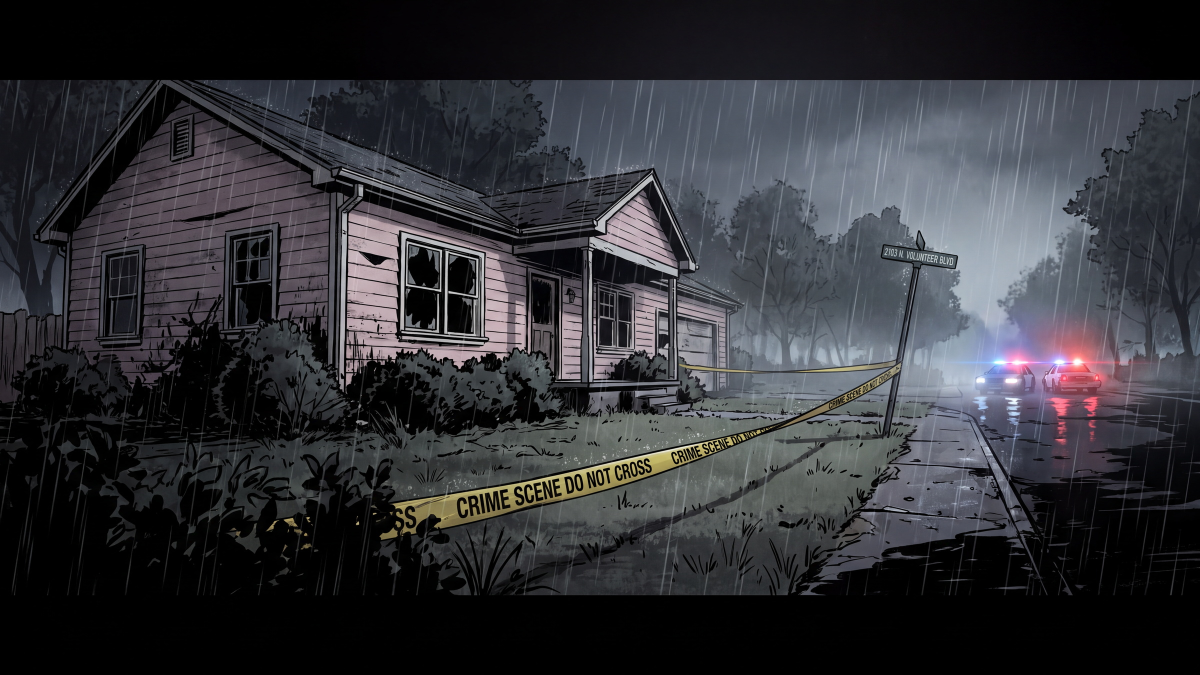
#> input picture assets/photos/bg_h1_pink_house.jpg, 2400 x 1350 px (shown at 1/2 size)
$ python -i gen_images.py   (imports and definitions only)
#> lines starting #> are read from the running program, lines starting #| are printed output that depends on the picture
#> further down, picture is the input picture: PIL image 2400x1350 RGB; mean R, G, B 49.7, 50.1, 54.6
#!/usr/bin/env python3
# -*- coding: utf-8 -*-
"""Generate 16:9 backgrounds with connector__matrix__generate_image.

usage: py -3 .work/gen_images.py <jobs.json> [--only name1,name2]
jobs.json: [{"name": "house_night", "prompt": "...", "ref": "assets/bg/x.png"?}]

For each job: call the connector (batches of 4), resolve node_id -> URL with
`mcode-tools get_asset_url`, download, save assets/bg/<name>.png at 2112x1188
and append a provenance record (tool, prompt, date).
"""
import json
import os
import subprocess
import sys
import urllib.request
from datetime import date
from pathlib import Path

# [1 line not run here, left out]

os.environ["PATH"] = r"C:\Users\ADMIN\.minimax\bin;" + os.environ.get("PATH", "")

from PIL import Image

ROOT = Path(__file__).resolve().parents[1]
OUT = ROOT / "assets" / "bg"
RAW = ROOT / "assets" / "bg" / "_raw"
LOG = ROOT / ".work" / "gen_log"
PROV = Path(os.environ.get("AE_PROV") or (ROOT / "provenance.json"))
TOOL = "connector__matrix__generate_image"

STYLE = ("Cinematic 16:9 wide shot, dark graphic novel noir illustration, bold black ink "
         "linework, deep chiaroscuro lighting, subtle mist and film grain, desaturated muted "
         "palette, ominous quiet tension, highly detailed. ")
NEG = (" Strictly no text, no letters, no words, no numbers, no signs, no labels, no logos, "
       "no watermark, no frame, no letterbox bars, full-bleed image.")


# [24 lines left out: functions mcode, upload, asset_url, not called in this run]


def trim_bars(im, thr=12):
    """Remove letterbox bars (near-black rows/cols at the edges)."""
#> called with thr = 12
    import numpy as np
    a = np.asarray(im.convert("L"), np.float32)
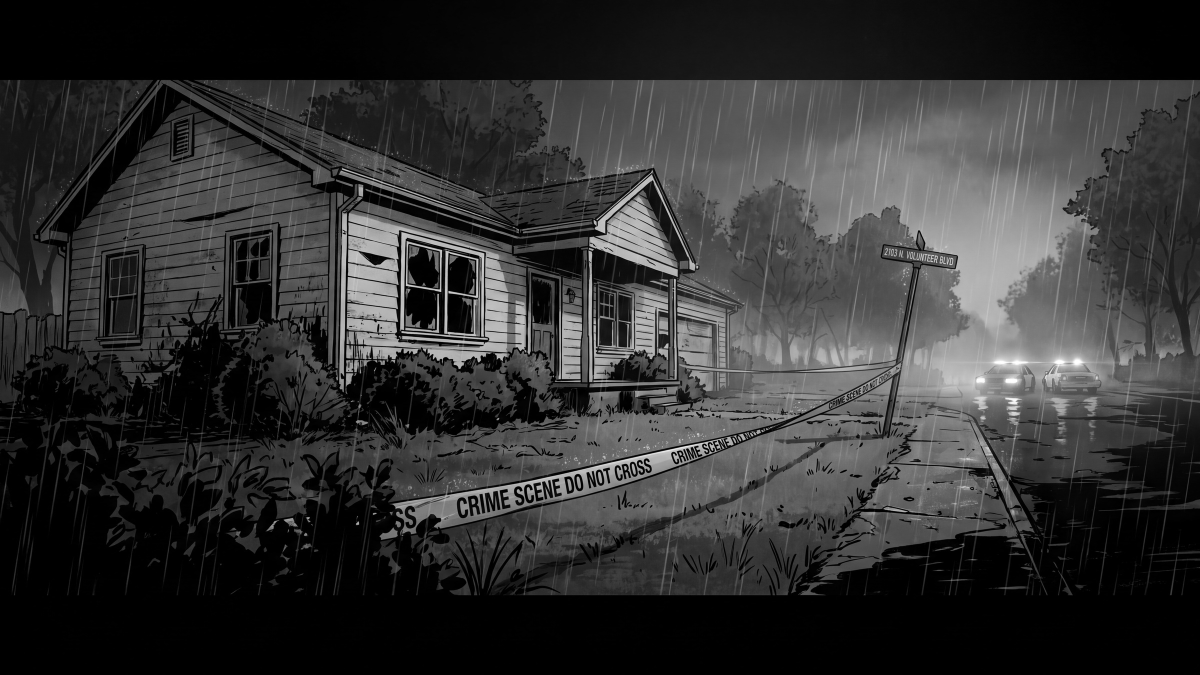
#> a: shape (1350, 2400) float32 (shown at 1/2 size); min 0, max 255, mean 50.5
    rows, cols = a.mean(axis=1), a.mean(axis=0)
#> rows = 1350 values, max 104.4 at index 698, min 0 at index 1320, mean 50.49; cols = 2400 values, max 92.78 at index 1923, min 12.33 at index 72, mean 50.49
    t = next(i for i, v in enumerate(rows) if v > thr)
#> t = 160
    b = next(i for i, v in enumerate(rows[::-1]) if v > thr)
#> b = 160
    l = next(i for i, v in enumerate(cols) if v > thr)
#> l = 0
    r = next(i for i, v in enumerate(cols[::-1]) if v > thr)
#> r = 0
    if max(t, b, l, r) > 2:
        im = im.crop((l + 2 if l else 0, t + 2 if t else 0,
                      im.width - (r + 2 if r else 0), im.height - (b + 2 if b else 0)))
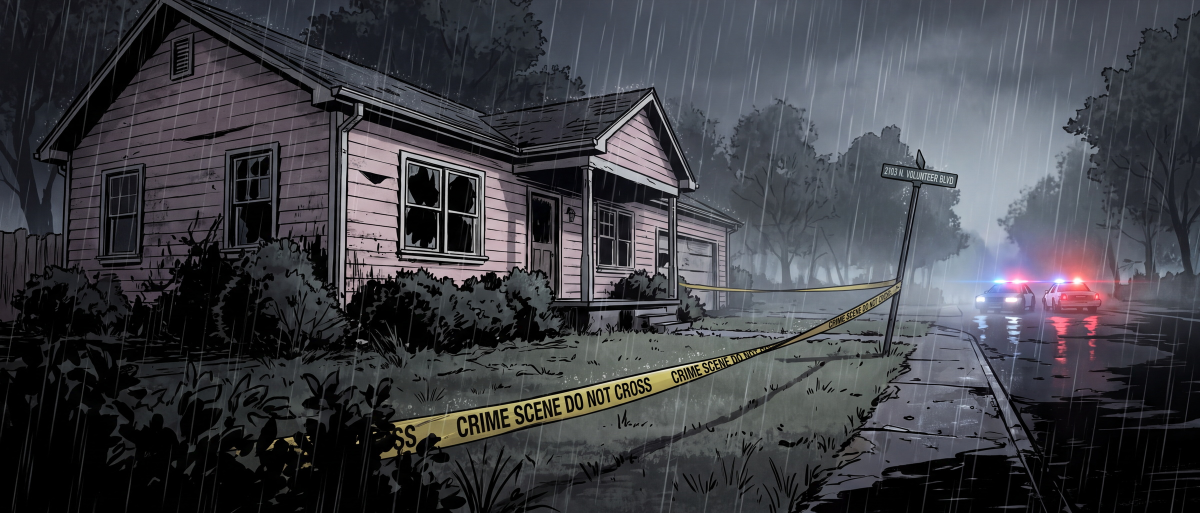
#> im: PIL image 2400x1026 RGB (shown at 1/2 size); mean R, G, B 64, 64.7, 70.2
    return im


def to_169(im, size=(2112, 1188)):
    im = trim_bars(im)
    w, h = im.size
#> w = 2400; h = 1026
    if abs(w / h - 16 / 9) > 0.01:
        if w / h > 16 / 9:
            nw = int(h * 16 / 9); im = im.crop(((w - nw) // 2, 0, (w - nw) // 2 + nw, h))
#> after `nw = int(h * 16 / 9)`: nw = 1824
#> after `im = im.crop(((w - nw) // 2, 0, (w - nw) // 2 + nw, h))`:
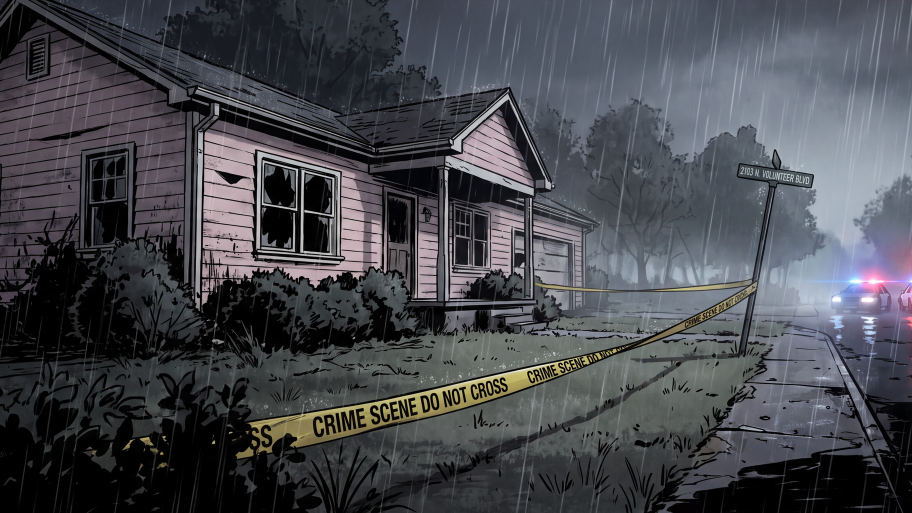
#> im: PIL image 1824x1026 RGB (shown at 1/2 size); mean R, G, B 71.4, 72.8, 78.3
        else:
            nh = int(w * 9 / 16); im = im.crop((0, (h - nh) // 2, w, (h - nh) // 2 + nh))
    return im.resize(size, Image.LANCZOS)


# [59 lines left out: function main, not called in this run]


# [2 lines not run here, left out]

>>> from PIL import Image
>>> picture = Image.open('../assets/photos/bg_h1_pink_house.jpg')
>>> result = to_169(picture)
